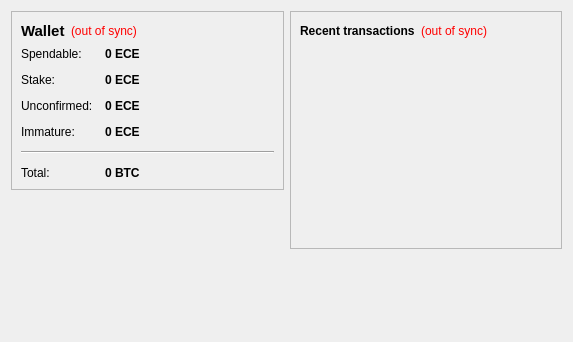
<?xml version="1.0" encoding="UTF-8"?>
<ui version="4.0">
 <class>OverviewPage</class>
 <widget class="QWidget" name="OverviewPage">
  <property name="geometry">
   <rect>
    <x>0</x>
    <y>0</y>
    <width>573</width>
    <height>342</height>
   </rect>
  </property>
  <property name="windowTitle">
   <string>Form</string>
  </property>
  <layout class="QHBoxLayout" name="horizontalLayout" stretch="1,1">
   <item>
    <layout class="QVBoxLayout" name="verticalLayout_2">
     <item>
      <widget class="QFrame" name="frame">
       <property name="frameShape">
        <enum>QFrame::StyledPanel</enum>
       </property>
       <property name="frameShadow">
        <enum>QFrame::Raised</enum>
       </property>
       <layout class="QVBoxLayout" name="verticalLayout_4">
        <item>
         <layout class="QHBoxLayout" name="horizontalLayout_4">
          <item>
           <widget class="QLabel" name="label_5">
            <property name="font">
             <font>
              <pointsize>11</pointsize>
              <weight>75</weight>
              <bold>true</bold>
             </font>
            </property>
            <property name="text">
             <string>Wallet</string>
            </property>
           </widget>
          </item>
          <item>
           <widget class="QLabel" name="labelWalletStatus">
            <property name="toolTip">
             <string>The displayed information may be out of date. Your wallet automatically synchronizes with the ecoinonline network after a connection is established, but this process has not completed yet.</string>
            </property>
            <property name="styleSheet">
             <string notr="true">QLabel { color: red; }</string>
            </property>
            <property name="text">
             <string notr="true">(out of sync)</string>
            </property>
            <property name="alignment">
             <set>Qt::AlignLeading|Qt::AlignLeft|Qt::AlignVCenter</set>
            </property>
           </widget>
          </item>
          <item>
           <spacer name="horizontalSpacer_2">
            <property name="orientation">
             <enum>Qt::Horizontal</enum>
            </property>
            <property name="sizeHint" stdset="0">
             <size>
              <width>40</width>
              <height>20</height>
             </size>
            </property>
           </spacer>
          </item>
         </layout>
        </item>
        <item>
         <layout class="QFormLayout" name="formLayout_2">
          <property name="fieldGrowthPolicy">
           <enum>QFormLayout::AllNonFixedFieldsGrow</enum>
          </property>
          <property name="horizontalSpacing">
           <number>12</number>
          </property>
          <property name="verticalSpacing">
           <number>12</number>
          </property>
          <item row="0" column="0">
           <widget class="QLabel" name="label">
            <property name="text">
             <string>Spendable:</string>
            </property>
           </widget>
          </item>
          <item row="0" column="1">
           <widget class="QLabel" name="labelBalance">
            <property name="font">
             <font>
              <weight>75</weight>
              <bold>true</bold>
             </font>
            </property>
            <property name="cursor">
             <cursorShape>IBeamCursor</cursorShape>
            </property>
            <property name="toolTip">
             <string>Your current spendable balance</string>
            </property>
            <property name="text">
             <string notr="true">0 ECE</string>
            </property>
            <property name="textInteractionFlags">
             <set>Qt::LinksAccessibleByMouse|Qt::TextSelectableByKeyboard|Qt::TextSelectableByMouse</set>
            </property>
           </widget>
          </item>
          <item row="1" column="0">
           <widget class="QLabel" name="label_6">
            <property name="text">
             <string>Stake:</string>
            </property>
           </widget>
          </item>
          <item row="1" column="1">
           <widget class="QLabel" name="labelStake">
            <property name="font">
             <font>
              <weight>75</weight>
              <bold>true</bold>
             </font>
            </property>
            <property name="cursor">
             <cursorShape>IBeamCursor</cursorShape>
            </property>
            <property name="toolTip">
             <string>Total of coins that was staked, and do not yet count toward the current balance</string>
            </property>
            <property name="text">
             <string notr="true">0 ECE</string>
            </property>
            <property name="textInteractionFlags">
             <set>Qt::LinksAccessibleByMouse|Qt::TextSelectableByKeyboard|Qt::TextSelectableByMouse</set>
            </property>
           </widget>
          </item>
          <item row="2" column="0">
           <widget class="QLabel" name="label_3">
            <property name="text">
             <string>Unconfirmed:</string>
            </property>
           </widget>
          </item>
          <item row="2" column="1">
           <widget class="QLabel" name="labelUnconfirmed">
            <property name="font">
             <font>
              <weight>75</weight>
              <bold>true</bold>
             </font>
            </property>
            <property name="cursor">
             <cursorShape>IBeamCursor</cursorShape>
            </property>
            <property name="toolTip">
             <string>Total of transactions that have yet to be confirmed, and do not yet count toward the current balance</string>
            </property>
            <property name="text">
             <string notr="true">0 ECE</string>
            </property>
            <property name="textInteractionFlags">
             <set>Qt::LinksAccessibleByMouse|Qt::TextSelectableByKeyboard|Qt::TextSelectableByMouse</set>
            </property>
           </widget>
          </item>
          <item row="3" column="0">
           <widget class="QLabel" name="labelImmatureText">
            <property name="text">
             <string>Immature:</string>
            </property>
           </widget>
          </item>
          <item row="3" column="1">
           <widget class="QLabel" name="labelImmature">
            <property name="font">
             <font>
              <weight>75</weight>
              <bold>true</bold>
             </font>
            </property>
            <property name="toolTip">
             <string>Mined balance that has not yet matured</string>
            </property>
            <property name="text">
             <string notr="true">0 ECE</string>
            </property>
            <property name="textInteractionFlags">
             <set>Qt::LinksAccessibleByMouse|Qt::TextSelectableByKeyboard|Qt::TextSelectableByMouse</set>
            </property>
           </widget>
          </item>
          <item row="4" column="0" colspan="2">
           <widget class="Line" name="line">
            <property name="orientation">
             <enum>Qt::Horizontal</enum>
            </property>
           </widget>
          </item>
          <item row="5" column="0">
           <widget class="QLabel" name="labelTotalText">
            <property name="text">
             <string>Total:</string>
            </property>
           </widget>
          </item>
          <item row="5" column="1">
           <widget class="QLabel" name="labelTotal">
            <property name="font">
             <font>
              <weight>75</weight>
              <bold>true</bold>
             </font>
            </property>
            <property name="cursor">
             <cursorShape>IBeamCursor</cursorShape>
            </property>
            <property name="toolTip">
             <string>Your current total balance</string>
            </property>
            <property name="text">
             <string notr="true">0 BTC</string>
            </property>
            <property name="textInteractionFlags">
             <set>Qt::LinksAccessibleByMouse|Qt::TextSelectableByKeyboard|Qt::TextSelectableByMouse</set>
            </property>
           </widget>
          </item>
         </layout>
        </item>
       </layout>
      </widget>
     </item>
     <item>
      <spacer name="verticalSpacer">
       <property name="orientation">
        <enum>Qt::Vertical</enum>
       </property>
       <property name="sizeHint" stdset="0">
        <size>
         <width>20</width>
         <height>40</height>
        </size>
       </property>
      </spacer>
     </item>
    </layout>
   </item>
   <item>
    <layout class="QVBoxLayout" name="verticalLayout_3">
     <item>
      <widget class="QFrame" name="frame_2">
       <property name="frameShape">
        <enum>QFrame::StyledPanel</enum>
       </property>
       <property name="frameShadow">
        <enum>QFrame::Raised</enum>
       </property>
       <layout class="QVBoxLayout" name="verticalLayout">
        <item>
         <layout class="QHBoxLayout" name="horizontalLayout_2">
          <item>
           <widget class="QLabel" name="label_4">
            <property name="text">
             <string>&lt;b&gt;Recent transactions&lt;/b&gt;</string>
            </property>
           </widget>
          </item>
          <item>
           <widget class="QLabel" name="labelTransactionsStatus">
            <property name="toolTip">
             <string>The displayed information may be out of date. Your wallet automatically synchronizes with the ecoinonline network after a connection is established, but this process has not completed yet.</string>
            </property>
            <property name="styleSheet">
             <string notr="true">QLabel { color: red; }</string>
            </property>
            <property name="text">
             <string notr="true">(out of sync)</string>
            </property>
            <property name="alignment">
             <set>Qt::AlignRight|Qt::AlignTrailing|Qt::AlignVCenter</set>
            </property>
           </widget>
          </item>
          <item>
           <spacer name="horizontalSpacer">
            <property name="orientation">
             <enum>Qt::Horizontal</enum>
            </property>
            <property name="sizeHint" stdset="0">
             <size>
              <width>40</width>
              <height>20</height>
             </size>
            </property>
           </spacer>
          </item>
         </layout>
        </item>
        <item>
         <widget class="QListView" name="listTransactions">
          <property name="styleSheet">
           <string notr="true">QListView { background: transparent; }</string>
          </property>
          <property name="frameShape">
           <enum>QFrame::NoFrame</enum>
          </property>
          <property name="verticalScrollBarPolicy">
           <enum>Qt::ScrollBarAlwaysOff</enum>
          </property>
          <property name="horizontalScrollBarPolicy">
           <enum>Qt::ScrollBarAlwaysOff</enum>
          </property>
          <property name="selectionMode">
           <enum>QAbstractItemView::NoSelection</enum>
          </property>
         </widget>
        </item>
       </layout>
      </widget>
     </item>
     <item>
      <spacer name="verticalSpacer_2">
       <property name="orientation">
        <enum>Qt::Vertical</enum>
       </property>
       <property name="sizeHint" stdset="0">
        <size>
         <width>20</width>
         <height>40</height>
        </size>
       </property>
      </spacer>
     </item>
    </layout>
   </item>
  </layout>
 </widget>
 <resources/>
 <connections/>
</ui>
